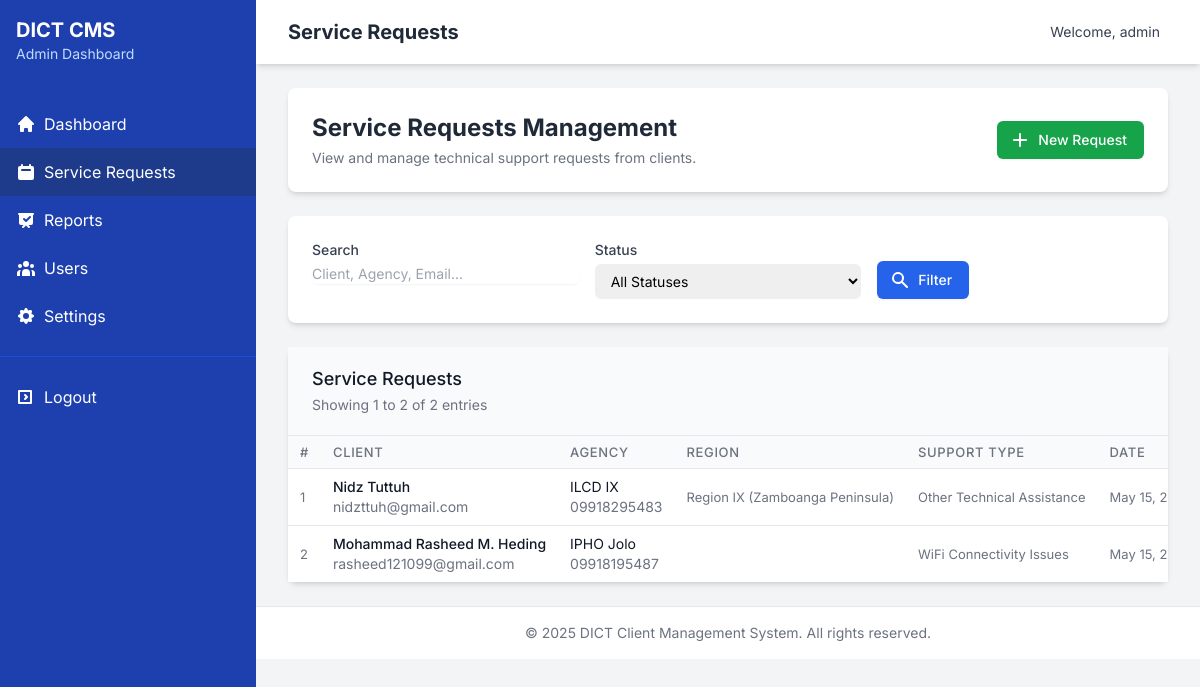
/admin/service-requests.php (signed in), run on an earlier commit of the app's database.
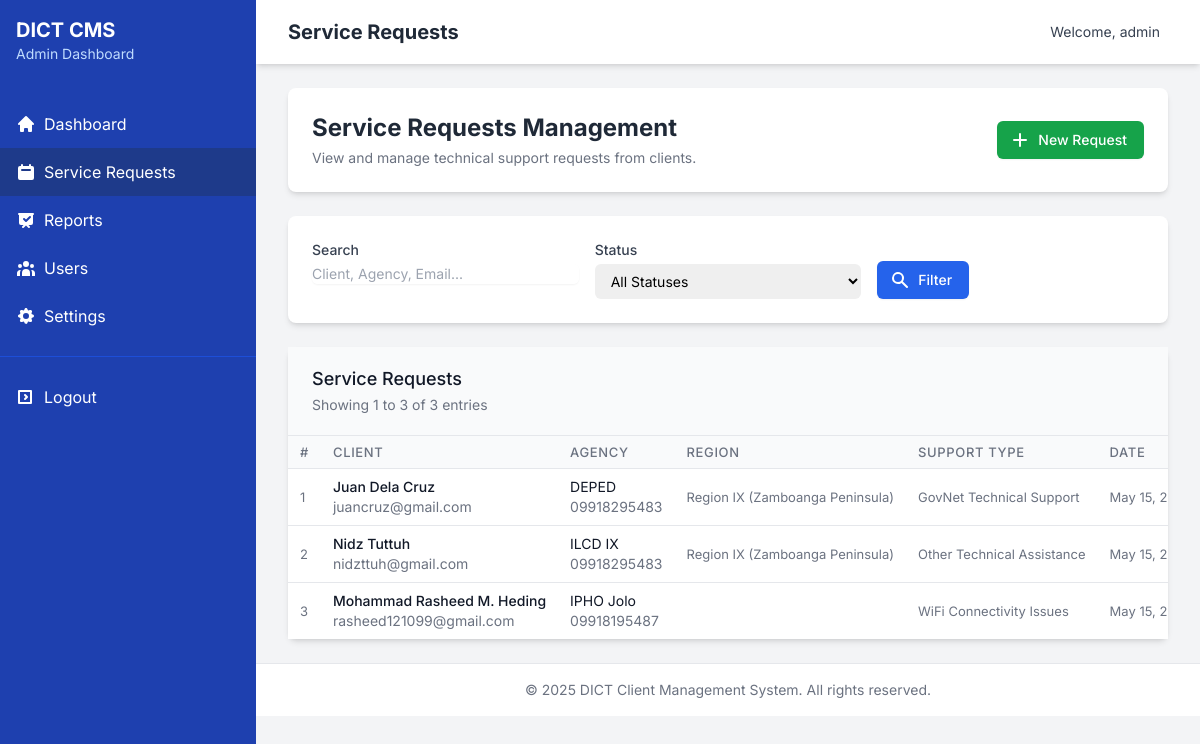
And on a later commit of the database.
### tables this page shows
CREATE TABLE `tech_support_requests` (
  `id` int(11) NOT NULL,
  `client_name` varchar(100) NOT NULL,
  `agency` varchar(100) NOT NULL,
  `email` varchar(100) NOT NULL,
  `phone` varchar(20) NOT NULL,
  `region_id` int(11) NOT NULL,
  `province_id` int(11) NOT NULL,
  `district_id` int(11) DEFAULT NULL,
  `municipality_id` int(11) NOT NULL,
  `support_type` varchar(100) NOT NULL,
  `issue_description` text NOT NULL,
  `date_requested` timestamp NOT NULL DEFAULT current_timestamp(),
  `date_assisted` timestamp NULL DEFAULT NULL,
  `date_resolved` timestamp NULL DEFAULT NULL,
  `assisted_by_id` int(11) DEFAULT NULL,
  `status` enum('Pending','In Progress','Resolved','Cancelled') DEFAULT 'Pending',
  `remarks` text DEFAULT NULL,
  `created_at` timestamp NOT NULL DEFAULT current_timestamp(),
  `updated_at` timestamp NOT NULL DEFAULT current_timestamp() ON UPDATE current_timestamp()
);

CREATE TABLE `regions` (
  `id` int(11) NOT NULL,
  `region_code` varchar(20) NOT NULL,
  `region_name` varchar(100) NOT NULL,
  `created_at` timestamp NOT NULL DEFAULT current_timestamp(),
  `updated_at` timestamp NOT NULL DEFAULT current_timestamp() ON UPDATE current_timestamp()
);

### includes/crud_operations.php (called while the page is built, shortened)
<?php
require_once 'db_connect.php';
function read_records($table, $columns = ['*'], $where = [], $order_by = '', $limit = 0, $offset = 0) {
    global $conn;
    try {
        $columns_str = implode(', ', $columns);
        $sql = "SELECT $columns_str FROM $table";
        if (!empty($order_by)) {
            $sql .= " ORDER BY $order_by";
        }
        if ($limit > 0) {
            $sql .= " LIMIT $limit";
        }
        $stmt = $conn->prepare($sql);
        if ($stmt->execute()) {
            $result = $stmt->get_result();
            $records = [];
            while ($row = $result->fetch_assoc()) {
                $records[] = $row;
            }
            return $records;
        } else {
            throw new Exception("Error executing statement: " . $stmt->error);
        }
    } catch (Exception $e) {
        error_log("Read records error: " . $e->getMessage());
        return false;
    }
}
function get_record_by_id($table, $id, $columns = ['*']) {
    global $conn;
    try {
        $columns_str = implode(', ', $columns);
        $sql = "SELECT $columns_str FROM $table WHERE id = ?";
        $stmt = $conn->prepare($sql);
        $stmt->bind_param('i', $id);
        if ($stmt->execute()) {
            $result = $stmt->get_result();
            $record = $result->fetch_assoc();
            return $record;
        } else {
            throw new Exception("Error executing statement: " . $stmt->error);
        }
    } catch (Exception $e) {
        error_log("Get record by ID error: " . $e->getMessage());
        return false;
    }
}
function count_records($table, $where = []) {
    global $conn;
    try {
        $sql = "SELECT COUNT(*) as count FROM $table";
        $stmt = $conn->prepare($sql);
        if ($stmt->execute()) {
            $result = $stmt->get_result();
            $row = $result->fetch_assoc();
            return (int) $row['count'];
        } else {
            throw new Exception("Error executing statement: " . $stmt->error);
        }
    } catch (Exception $e) {
        error_log("Count records error: " . $e->getMessage());
        return false;
    }
}
?>

### admin/service-requests.php (the view, shortened to what the changed rows need)
<?php
require_once '../includes/db_connect.php';
require_once '../includes/crud_operations.php';
$search_term = isset($_GET['search']) ? sanitize_input($_GET['search']) : '';
$current_page = isset($_GET['page']) ? (int)$_GET['page'] : 1;
$records_per_page = 10;
$offset = ($current_page - 1) * $records_per_page;
$where = [];
try {
    if (!empty($search_term)) {
        $search_columns = ['client_name', 'agency', 'email', 'phone', 'support_type', 'issue_description'];
        $serviceRequests = search_records('tech_support_requests', $search_columns, $search_term, ['*'], 'date_requested DESC', $records_per_page, $offset);
        $total_records = count_records('tech_support_requests');
    } else {
        if (!empty($where)) {
            $serviceRequests = read_records('tech_support_requests', ['*'], $where, 'date_requested DESC', $records_per_page, $offset);
            $total_records = count_records('tech_support_requests', $where);
        } else {
            $serviceRequests = read_records('tech_support_requests', ['*'], [], 'date_requested DESC', $records_per_page, $offset);
            $total_records = count_records('tech_support_requests');
        }
    }
} catch (Exception $e) {
    $error_message = "Error: " . $e->getMessage();
    $serviceRequests = [];
    $total_records = 0;
}
?>
<!DOCTYPE html>
<html lang="en">
<head>
    <script src="https://cdn.tailwindcss.com"></script>
</head>
<body class="bg-gray-100">
    <div class="min-h-screen flex">
        <div class="bg-blue-800 text-white w-64 flex-shrink-0">
            <div class="p-4">
                <h2 class="text-xl font-bold">DICT CMS</h2>
            </div>
                    </div>
        <div class="flex-1 main-content">
            <div class="bg-white shadow-md">
                <div class="mx-auto px-4 sm:px-6 lg:px-8">
                    <div class="flex justify-between h-16">
                        <div class="flex">
                            <div class="flex-shrink-0 flex items-center">
                                <h1 class="text-xl font-bold text-gray-800">Service Requests</h1>
                            </div>
                        </div>
                    </div>
                </div>
            </div>
            <main class="py-6">
                <div class="max-w-7xl mx-auto px-4 sm:px-6 lg:px-8">
                    <div class="bg-white rounded-lg shadow-md p-6 mb-6">
                        <div class="flex flex-col md:flex-row md:justify-between md:items-center">
                            <div>
                                <h2 class="text-2xl font-bold text-gray-800">Service Requests Management</h2>
                            </div>
                        </div>
                    </div>
                    <div class="bg-white rounded-lg shadow-md">
                        <div class="px-4 py-5 sm:px-6 bg-gray-50 border-b border-gray-200">
                            <h3 class="text-lg leading-6 font-medium text-gray-900">
                                Service Requests
                            </h3>
                            <p class="mt-1 max-w-2xl text-sm text-gray-500">
                                Showing <?php echo min($total_records, 1 + (($current_page - 1) * $records_per_page)); ?> to <?php echo min($total_records, $current_page * $records_per_page); ?> of <?php echo $total_records; ?> entries
                            </p>                        </div>
                        <div class="table-container">
                            <table class="min-w-full divide-y divide-gray-200 compact-table">
                                <thead class="bg-gray-50">
                                    <tr>
                                        <th scope="col" class="text-left text-xs font-medium text-gray-500 uppercase tracking-wider">#</th>
                                        <th scope="col" class="text-left text-xs font-medium text-gray-500 uppercase tracking-wider">Client</th>
                                        <th scope="col" class="text-left text-xs font-medium text-gray-500 uppercase tracking-wider">Agency</th>
                                        <th scope="col" class="text-left text-xs font-medium text-gray-500 uppercase tracking-wider">Region</th>
                                        <th scope="col" class="text-left text-xs font-medium text-gray-500 uppercase tracking-wider">Support Type</th>
                                        <th scope="col" class="text-left text-xs font-medium text-gray-500 uppercase tracking-wider">Date</th>
                                    </tr>
                                </thead>
                                <tbody class="bg-white divide-y divide-gray-200">
                                    <?php if (empty($serviceRequests)): ?>
                                    <tr>
                                        <td colspan="8" class="px-6 py-4 whitespace-nowrap text-center text-sm text-gray-500">
                                            No service requests found.
                                        </td>
                                    </tr>
                                    <?php else: ?>
                                        <?php
                                        $count = ($current_page - 1) * $records_per_page + 1;
                                        foreach ($serviceRequests as $request):
                                            $region_name = "";
                                            if (!empty($request['region_id'])) {
                                                $region = get_record_by_id('regions', $request['region_id']);
                                                if ($region) {
                                                    $region_name = $region['region_name'];
                                                }
                                            }
                                        ?>
                                        <tr>
                                            <td class="px-6 py-4 whitespace-nowrap text-sm text-gray-500"><?php echo $count++; ?></td>
                                            <td class="px-6 py-4 whitespace-nowrap">
                                                <div class="text-sm font-medium text-gray-900"><?php echo htmlspecialchars($request['client_name']); ?></div>
                                                <div class="text-sm text-gray-500"><?php echo htmlspecialchars($request['email']); ?></div>
                                            </td>
                                            <td class="px-6 py-4 whitespace-nowrap">
                                                <div class="text-sm text-gray-900"><?php echo htmlspecialchars($request['agency']); ?></div>
                                                <div class="text-sm text-gray-500"><?php echo htmlspecialchars($request['phone']); ?></div>
                                            </td>                                            <td class="px-6 py-4 whitespace-nowrap text-sm text-gray-500"><?php echo htmlspecialchars($region_name); ?></td>
                                            <td class="px-6 py-4 whitespace-nowrap text-sm text-gray-500"><?php echo htmlspecialchars($request['support_type']); ?></td>
                                            <td class="px-6 py-4 whitespace-nowrap text-sm text-gray-500">
                                                <?php echo date('M d, Y', strtotime($request['date_requested'])); ?>
                                            </td>
                                        </tr>                                        <?php endforeach; ?>
                                    <?php endif; ?>
                                </tbody>
                            </table>
                        </div>
                    </div>
                </div>
            </main>
        </div>
    </div>
</body>
</html>

What changed in the data, as far as the page shows it:
added tech_support_requests: client_name "Juan Dela Cruz", email "juancruz@gmail.com", agency "DEPED", phone "09918295483", region.region_name "Region IX (Zamboanga Peninsula)", support_type "GovNet Technical Support", date_requested "May 15,…"
Also different on the page:
min($total_records, $current_page * $records_per_page): "2" → "3"
$total_records: "2" → "3"
